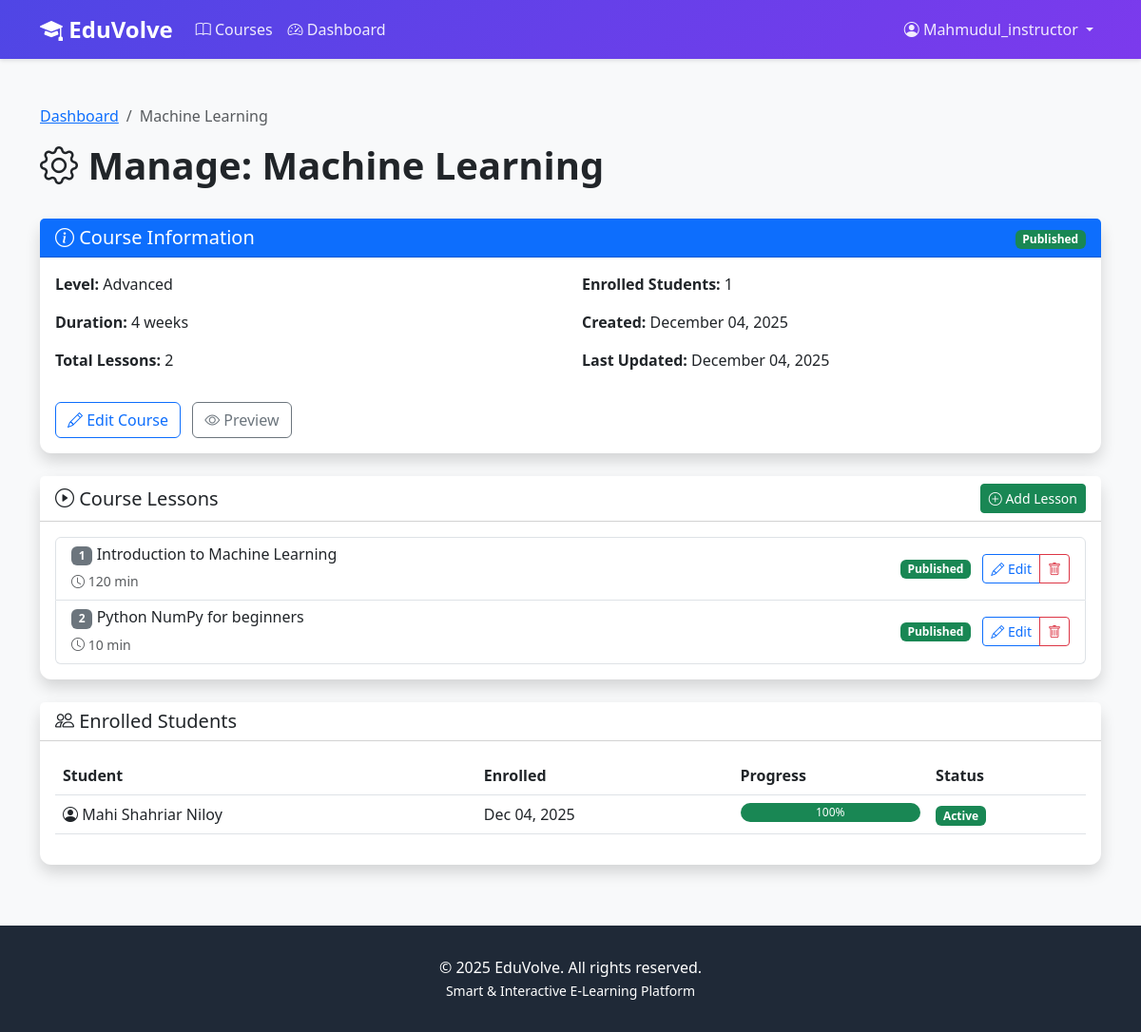
Screenshot of /courses/course/2/manage/ (signed in) with the database file from the repository.
### accounts/models.py (models this page shows, shortened)
class User(AbstractUser):
    class Role(models.TextChoices):
        ADMIN = 'ADMIN', 'Admin'
        INSTRUCTOR = 'INSTRUCTOR', 'Instructor'
        STUDENT = 'STUDENT', 'Student'
    role = models.CharField(
        max_length=20,
        choices=Role.choices,
        default=Role.STUDENT
    )
    bio = models.TextField(blank=True, null=True)
    profile_picture = models.ImageField(
        upload_to='profiles/',
        blank=True,
        null=True
    )
    phone = models.CharField(max_length=15, blank=True, null=True)
    date_of_birth = models.DateField(blank=True, null=True)
    total_points = models.IntegerField(default=0, validators=[MinValueValidator(0)])
    current_streak = models.IntegerField(default=0, validators=[MinValueValidator(0)])
    longest_streak = models.IntegerField(default=0, validators=[MinValueValidator(0)])
    last_activity_date = models.DateField(blank=True, null=True)
    created_at = models.DateTimeField(auto_now_add=True)
    updated_at = models.DateTimeField(auto_now=True)
    class Meta:
        ordering = ['-date_joined']
    def is_student(self):
        return self.role == self.Role.STUDENT

### courses/models.py (models this page shows, shortened)
class Course(models.Model):
    class Level(models.TextChoices):
        BEGINNER = 'BEGINNER', 'Beginner'
        INTERMEDIATE = 'INTERMEDIATE', 'Intermediate'
        ADVANCED = 'ADVANCED', 'Advanced'
    title = models.CharField(max_length=200)
    description = models.TextField()
    instructor = models.ForeignKey(
        User,
        on_delete=models.CASCADE,
        related_name='courses_taught',
        limit_choices_to={'role': 'INSTRUCTOR'}
    )
    thumbnail = models.ImageField(upload_to='course_thumbnails/', blank=True, null=True)
    level = models.CharField(max_length=20, choices=Level.choices, default=Level.BEGINNER)
    duration_weeks = models.IntegerField(default=4, validators=[MinValueValidator(1)])
    is_published = models.BooleanField(default=False)
    created_at = models.DateTimeField(auto_now_add=True)
    updated_at = models.DateTimeField(auto_now=True)
    class Meta:
        ordering = ['-created_at']
    def get_enrolled_count(self):
        return self.enrollments.filter(is_active=True).count()

class Lesson(models.Model):
    course = models.ForeignKey(Course, on_delete=models.CASCADE, related_name='lessons')
    title = models.CharField(max_length=200)
    description = models.TextField()
    order = models.IntegerField(default=1)
    video_url = models.URLField(help_text="YouTube video URL")
    duration_minutes = models.IntegerField(default=10, validators=[MinValueValidator(1)])
    content = models.TextField(blank=True, help_text="Additional lesson text content")
    attachments = models.FileField(upload_to='lesson_attachments/', blank=True, null=True)
    is_published = models.BooleanField(default=False)
    created_at = models.DateTimeField(auto_now_add=True)
    updated_at = models.DateTimeField(auto_now=True)
    class Meta:
        ordering = ['course', 'order']
        unique_together = ['course', 'order']

class Enrollment(models.Model):
    student = models.ForeignKey(
        User,
        on_delete=models.CASCADE,
        related_name='enrollments',
        limit_choices_to={'role': 'STUDENT'}
    )
    course = models.ForeignKey(Course, on_delete=models.CASCADE, related_name='enrollments')
    enrolled_at = models.DateTimeField(auto_now_add=True)
    is_active = models.BooleanField(default=True)
    progress = models.FloatField(
        default=0.0,
        validators=[MinValueValidator(0.0), MaxValueValidator(100.0)]
    )
    completed_at = models.DateTimeField(blank=True, null=True)
    class Meta:
        unique_together = ['student', 'course']
        ordering = ['-enrolled_at']

### courses/views.py (the view)
# urls.py: path('course/<int:pk>/manage/', views.course_manage, name='course_manage'),
@login_required
def course_manage(request, pk):
    course = get_object_or_404(Course, pk=pk, instructor=request.user)
    lessons = course.lessons.all().order_by('order')
    context = {
        'course': course,
        'lessons': lessons,
    }
    return render(request, 'courses/course_manage.html', context)

### templates/courses/course_manage.html (shortened to what this page needs)
{% extends 'base.html' %}
{% block content %}
<div class="container my-5">
    <div class="row mb-4">
        <div class="col">
            <nav aria-label="breadcrumb">
                <ol class="breadcrumb">
                    <li class="breadcrumb-item"><a href="{% url 'courses:dashboard' %}">Dashboard</a></li>
                    <li class="breadcrumb-item active">{{ course.title }}</li>
                </ol>
            </nav>
            <h1 class="display-6 fw-bold">
                <i class="bi bi-gear"></i> Manage: {{ course.title }}
            </h1>
        </div>
    </div>
    <div class="card shadow mb-4">
        <div class="card-header bg-primary text-white d-flex justify-content-between align-items-center">
            <h5 class="mb-0"><i class="bi bi-info-circle"></i> Course Information</h5>
            <div>
                {% if course.is_published %}
                <span class="badge bg-success">Published</span>
                {% else %}
                <span class="badge bg-warning">Draft</span>
                {% endif %}
            </div>
        </div>
        <div class="card-body">
            <div class="row">
                <div class="col-md-6">
                    <p><strong>Level:</strong> {{ course.get_level_display }}</p>
                    <p><strong>Duration:</strong> {{ course.duration_weeks }} weeks</p>
                    <p><strong>Total Lessons:</strong> {{ lessons.count }}</p>
                </div>
                <div class="col-md-6">
                    <p><strong>Enrolled Students:</strong> {{ course.get_enrolled_count }}</p>
                    <p><strong>Created:</strong> {{ course.created_at|date:"F d, Y" }}</p>
                    <p><strong>Last Updated:</strong> {{ course.updated_at|date:"F d, Y" }}</p>
                </div>
            </div>
            <div class="mt-3">
                <a href="{% url 'courses:course_edit' course.id %}" class="btn btn-outline-primary me-2">
                    <i class="bi bi-pencil"></i> Edit Course
                </a>
                <a href="{% url 'courses:course_detail' course.id %}" class="btn btn-outline-secondary" target="_blank">
                    <i class="bi bi-eye"></i> Preview
                </a>
            </div>
        </div>
    </div>
    <div class="card shadow">
        <div class="card-header bg-white d-flex justify-content-between align-items-center">
            <h5 class="mb-0"><i class="bi bi-play-circle"></i> Course Lessons</h5>
            <a href="{% url 'courses:lesson_create' course.id %}" class="btn btn-success btn-sm">
                <i class="bi bi-plus-circle"></i> Add Lesson
            </a>
        </div>
        <div class="card-body">
            {% if lessons %}
            <div class="list-group">
                {% for lesson in lessons %}
                <div class="list-group-item">
                    <div class="d-flex justify-content-between align-items-center">
                        <div class="flex-grow-1">
                            <h6 class="mb-1">
                                <span class="badge bg-secondary">{{ lesson.order }}</span>
                                {{ lesson.title }}
                            </h6>
                            <small class="text-muted">
                                <i class="bi bi-clock"></i> {{ lesson.duration_minutes }} min
                            </small>
                        </div>
                        <div>
                            {% if lesson.is_published %}
                            <span class="badge bg-success me-2">Published</span>
                            {% else %}
                            <span class="badge bg-warning text-dark me-2">Draft</span>
                            {% endif %}
                            <div class="btn-group btn-group-sm">
                                <a href="{% url 'courses:lesson_edit' lesson.id %}" class="btn btn-outline-primary">
                                    <i class="bi bi-pencil"></i> Edit
                                </a>
                                <a href="{% url 'courses:lesson_delete' lesson.id %}" class="btn btn-outline-danger">
                                    <i class="bi bi-trash"></i>
                                </a>
                            </div>
                        </div>
                    </div>
                </div>
                {% endfor %}
            </div>
            {% endif %}
        </div>
    </div>
    <div class="card shadow mt-4">
        <div class="card-header bg-white">
            <h5 class="mb-0"><i class="bi bi-people"></i> Enrolled Students</h5>
        </div>
        <div class="card-body">
            {% if course.enrollments.all %}
            <div class="table-responsive">
                <table class="table table-hover">
                    <thead>
                        <tr>
                            <th>Student</th>
                            <th>Enrolled</th>
                            <th>Progress</th>
                            <th>Status</th>
                        </tr>
                    </thead>
                    <tbody>
                        {% for enrollment in course.enrollments.all %}
                        <tr>
                            <td>
                                <i class="bi bi-person-circle"></i>
                                {{ enrollment.student.get_full_name|default:enrollment.student.username }}
                            </td>
                            <td>{{ enrollment.enrolled_at|date:"M d, Y" }}</td>
                            <td>
                                <div class="progress" style="height: 20px;">
                                    <div class="progress-bar bg-success" style="width: {{ enrollment.progress }}%">
                                        {{ enrollment.progress|floatformat:0 }}%
                                    </div>
                                </div>
                            </td>
                            <td>
                                {% if enrollment.is_active %}
                                <span class="badge bg-success">Active</span>
                                {% else %}
                                <span class="badge bg-secondary">Inactive</span>
                                {% endif %}
                            </td>
                        </tr>
                        {% endfor %}
                    </tbody>
                </table>
            </div>
            {% else %}
            <div class="text-center py-4">
                <i class="bi bi-people display-4 text-muted"></i>
                <p class="lead text-muted mt-3">No students enrolled yet</p>
            </div>
            {% endif %}
        </div>
    </div>
</div>
{% endblock %}

### templates/base.html (shortened to what this page needs)
<!DOCTYPE html>
<html lang="en">
<head>
    <link href="https://cdn.jsdelivr.net/npm/bootstrap@5.3.0/dist/css/bootstrap.min.css" rel="stylesheet">
    <link rel="stylesheet" href="https://cdn.jsdelivr.net/npm/bootstrap-icons@1.10.0/font/bootstrap-icons.css">
</head>
<body>
    <nav class="navbar navbar-expand-lg navbar-dark">
        <div class="container">
            <a class="navbar-brand" href="{% url 'home' %}">
                <i class="bi bi-mortarboard-fill"></i> EduVolve
            </a>
            <div class="collapse navbar-collapse" id="navbarNav">
                <ul class="navbar-nav me-auto">
                    <li class="nav-item">
                        <a class="nav-link" href="{% url 'courses:course_list' %}">
                            <i class="bi bi-book"></i> Courses
                        </a>
                    </li>
                    {% if user.is_authenticated %}
                        <li class="nav-item">
                            <a class="nav-link" href="{% url 'courses:dashboard' %}">
                                <i class="bi bi-speedometer2"></i> Dashboard
                            </a>
                        </li>
                    {% endif %}
                </ul>
                <ul class="navbar-nav">
                    {% if user.is_authenticated %}
                        <li class="nav-item dropdown">
                            <a class="nav-link dropdown-toggle" href="#" id="navbarDropdown" role="button" data-bs-toggle="dropdown">
                                <i class="bi bi-person-circle"></i> {{ user.username }}
                            </a>
                        </li>
                    {% endif %}
                </ul>
            </div>
        </div>
    </nav>
    <main>
        {% block content %}{% endblock %}
    </main>
    <footer class="footer">
        <div class="container text-center">
            <p class="mb-0">&copy; 2025 EduVolve. All rights reserved.</p>
            <p class="mb-0">
                <small>Smart & Interactive E-Learning Platform</small>
            </p>
        </div>
    </footer>
</body>
</html>

### templates/base.html (style rules this page uses)
:root { --primary-color: #4f46e5; --secondary-color: #7c3aed; --success-color: #10b981; --danger-color: #ef4444; --warning-color: #f59e0b; }
body { font-family: 'Segoe UI', Tahoma, Geneva, Verdana, sans-serif; background-color: #f8f9fa; }
.navbar { background: linear-gradient(135deg, var(--primary-color), var(--secondary-color)); box-shadow: 0 2px 4px rgba(0,0,0,0.1); position: relative; z-index: 1030; }
.navbar-brand { font-size: 1.5rem; font-weight: bold; color: white !important; }
.nav-link { color: rgba(255,255,255,0.9) !important; transition: color 0.3s; }
.card { border: none; border-radius: 12px; box-shadow: 0 2px 8px rgba(0,0,0,0.1); transition: transform 0.3s, box-shadow 0.3s; }
.progress { height: 8px; border-radius: 10px; }
.footer { background-color: #1f2937; color: white; padding: 2rem 0; margin-top: 4rem; }

### rows the page displays
User: username "Mahmudul_instructor"
Course: title "Machine Learning", level "Advanced", duration_weeks "4", get_enrolled_count "1", created_at "December 04, 2025", updated_at "December 04, 2025"
Lesson: order "1", title "Introduction to Machine Learning", duration_minutes "120", is_published "Published"
Lesson: order "2", title "Python NumPy for beginners", duration_minutes "10", is_published "Published"
Enrollment: student.get_full_name "Mahi Shahriar Niloy", enrolled_at "Dec 04, 2025", progress "100", is_active "Active"

### other values shown
{{ lessons.count }} "2"
